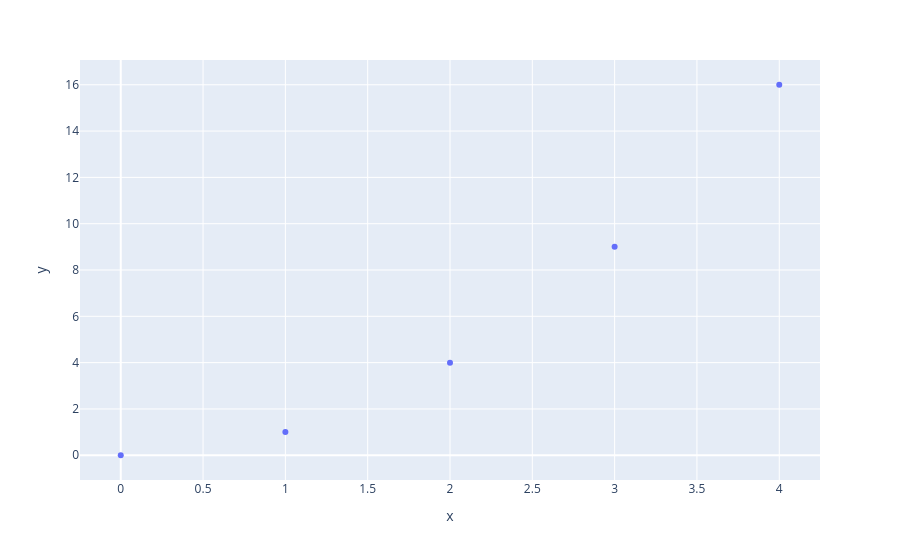

The notebook cell saved with this chart:
### Markdown cell above
# Scatter Charts

### Code cell
# x and y given as array_like objects

fig = px.scatter(x=[0, 1, 2, 3, 4], y=[0, 1, 4, 9, 16])
fig.show()

### Figure 1 — Plotly figure (JSON) as saved in the notebook; plotly's stock layout.template omitted (floating-point values rounded to 4 significant figures)
{"data": [{"hovertemplate": "x=%{x}<br>y=%{y}<extra></extra>", "legendgroup": "", "marker": {"color": "#636efa", "symbol": "circle"}, "mode": "markers", "name": "", "orientation": "v", "showlegend": false, "type": "scatter", "x": [0, 1, 2, 3, 4], "xaxis": "x", "y": [0, 1, 4, 9, 16], "yaxis": "y"}], "layout": {"legend": {"tracegroupgap": 0}, "margin": {"t": 60}, "xaxis": {"anchor": "y", "domain": [0, 1], "title": {"text": "x"}}, "yaxis": {"anchor": "x", "domain": [0, 1], "title": {"text": "y"}}}}
